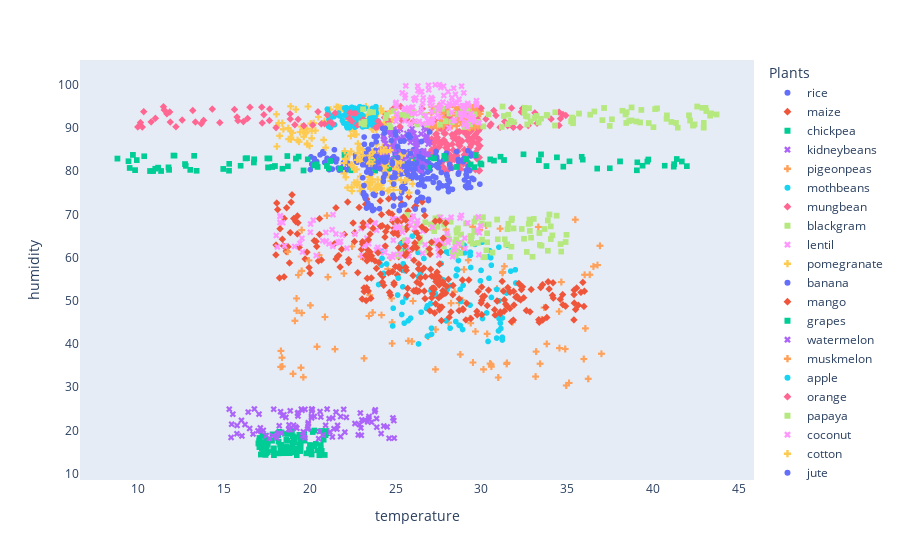

This figure's notebook cell:
### Code cell
data2 = data.copy()
data2.rename(columns = {'label':'Plants'}, inplace = True)
fig = px.scatter(data2, x="temperature", y="humidity", color="Plants", symbol="Plants")
fig.update_xaxes(showgrid=False)
fig.update_yaxes(showgrid=False)
fig.show()
